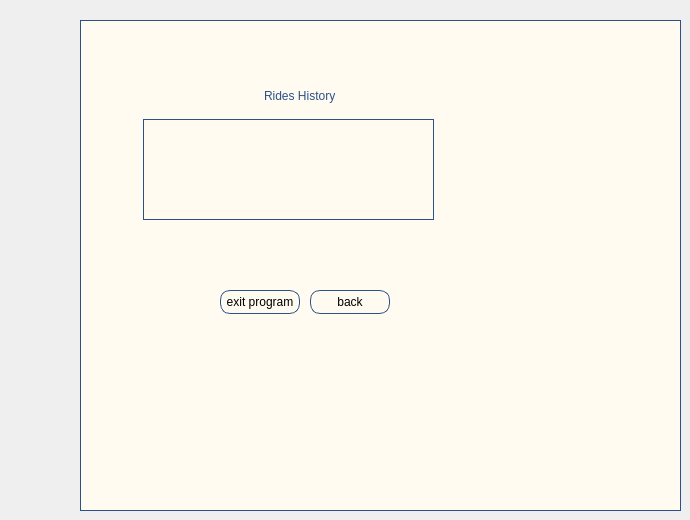
    <widget class="QWidget" name="rides_history">
     <widget class="QWidget" name="widget_21" native="true">
      <property name="geometry">
       <rect>
        <x>80</x>
        <y>20</y>
        <width>601</width>
        <height>491</height>
       </rect>
      </property>
      <property name="styleSheet">
       <string notr="true">border:1px solid  rgb(43, 82, 136);


background-color: rgb(255, 251, 240);</string>
      </property>
      <widget class="QLabel" name="label_37">
       <property name="geometry">
        <rect>
         <x>180</x>
         <y>50</y>
         <width>251</width>
         <height>51</height>
        </rect>
       </property>
       <property name="styleSheet">
        <string notr="true">color: rgb(43, 82, 136);
border-color: rgb(255, 251, 240);
font: 700 30pt &quot;Times New Roman&quot;;</string>
       </property>
       <property name="text">
        <string>Rides History</string>
       </property>
      </widget>
      <widget class="QTextEdit" name="textEdit_rideHistory">
       <property name="geometry">
        <rect>
         <x>63</x>
         <y>99</y>
         <width>291</width>
         <height>101</height>
        </rect>
       </property>
       <property name="readOnly">
        <bool>true</bool>
       </property>
      </widget>
      <widget class="QPushButton" name="back5">
       <property name="geometry">
        <rect>
         <x>230</x>
         <y>270</y>
         <width>80</width>
         <height>24</height>
        </rect>
       </property>
       <property name="styleSheet">
        <string notr="true">border-radius:10px;
font: 10pt &quot;Segoe UI&quot;;
border:1px solid  rgb(43, 82, 136);
</string>
       </property>
       <property name="text">
        <string>back</string>
       </property>
      </widget>
      <widget class="QPushButton" name="exit5">
       <property name="geometry">
        <rect>
         <x>140</x>
         <y>270</y>
         <width>80</width>
         <height>24</height>
        </rect>
       </property>
       <property name="styleSheet">
        <string notr="true">border-radius:10px;
font: 10pt &quot;Segoe UI&quot;;
border:1px solid  rgb(43, 82, 136);
</string>
       </property>
       <property name="text">
        <string>exit program</string>
       </property>
      </widget>
     </widget>
    </widget>
